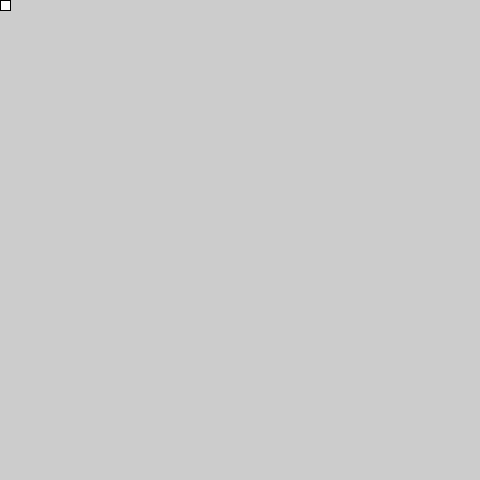
Frame 1 (no input)
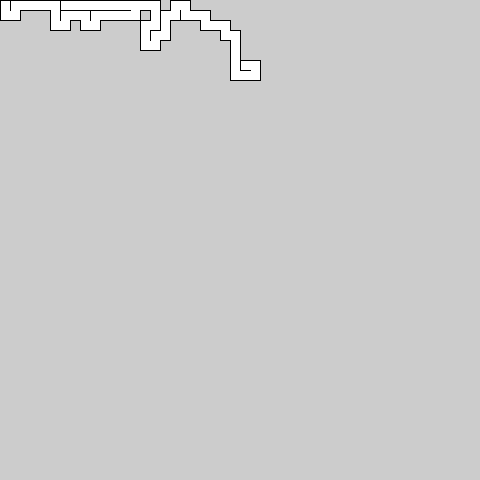
Frame 60 (the mouse pressed at the canvas centre just before this capture)
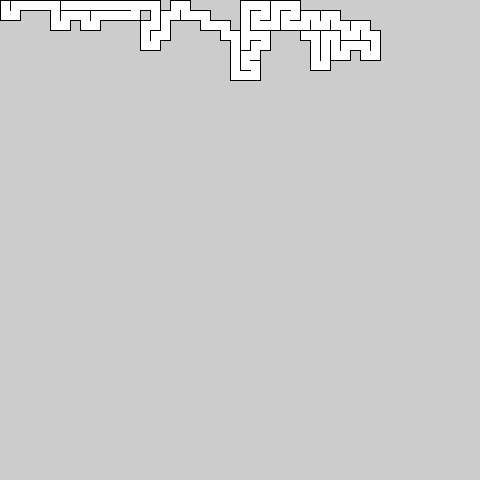
Frame 120 (the mouse held since frame 60 and released just before this capture)

The Processing sketch that drew these frames (run headless with seeded random() and noise(); from frame 60 on, the mouse is pressed at the canvas centre):

// Processing sketch: MazeMaker
// ── MazeMaker.pde
ArrayList<PVector> spots = new ArrayList<PVector>();

PVector prev,current = new PVector();
int s=480;

void setup(){
  size(480,480);
  prev=current;
}

void draw(){
  stroke(0);
  rect(current.x,current.y,10,10);
  noStroke();
  rect((current.x + prev.x)/2+1,(current.y + prev.y)/2+1,9,9);
  
  spots.add(current);
  
  int spotPos = spots.size();
  
  while(spots.contains(current)){
    if(--spotPos<0){
      clear();spots.clear();break;
    }
    current = spots.get(spotPos);
    ArrayList<PVector> options = new ArrayList<PVector>();
    options.add(new PVector(current.x+10,current.y));
    options.add(new PVector(current.x-10,current.y));
    options.add(new PVector(current.x,current.y+10));
    options.add(new PVector(current.x,current.y-10));
    
    while(options.size() > 0){
      int i = (int)random(0, options.size());
      PVector next = options.get(i);
      if(!spots.contains(next) && next.x > -1 && next.y > -1 && next.x < s && next.y < s){
        prev = current;
        current=options.get(i);
        break;
      } else {
        options.remove(i);
      }
    }
  }
}
